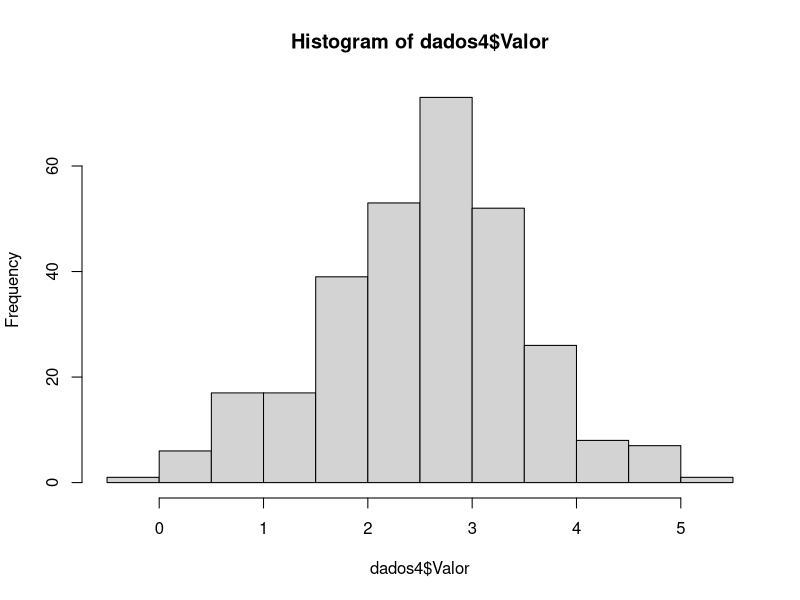
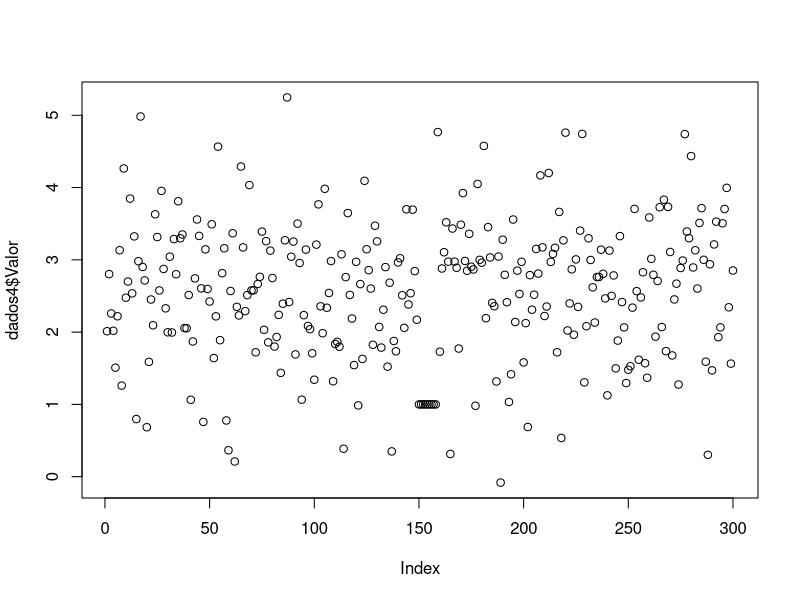
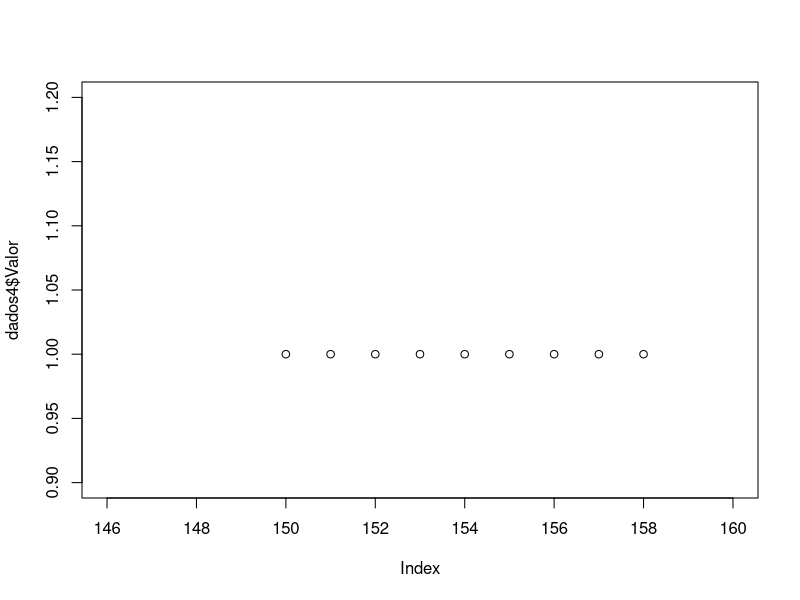
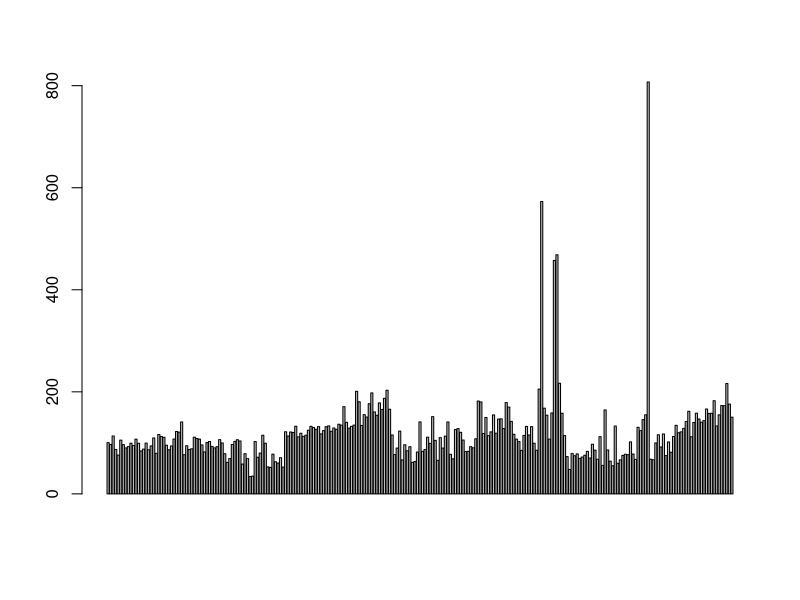
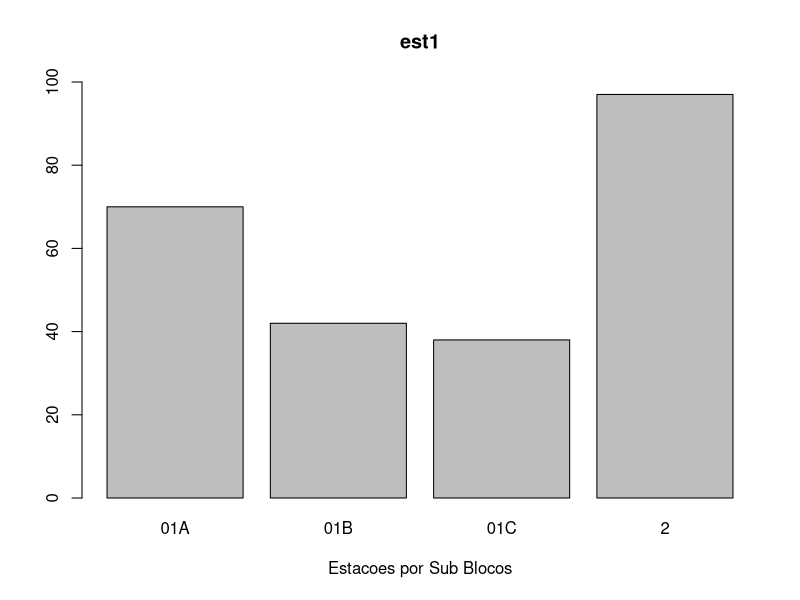
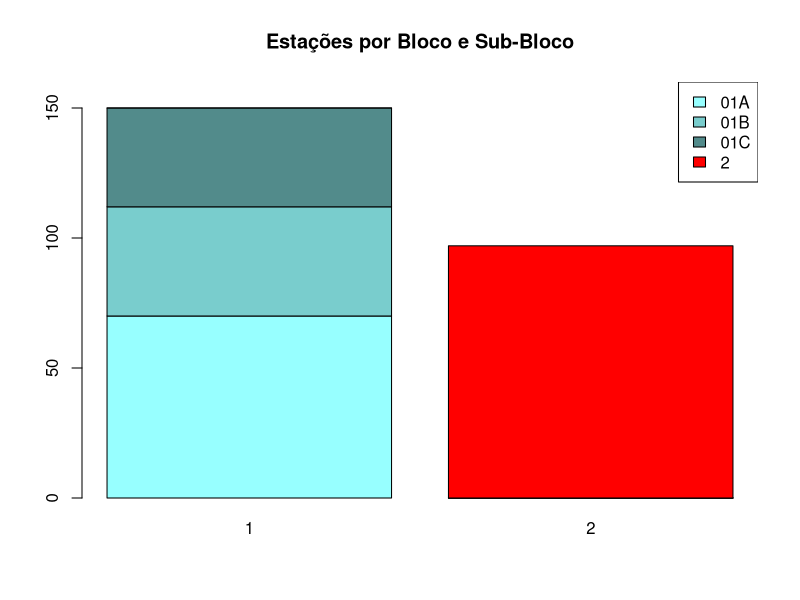
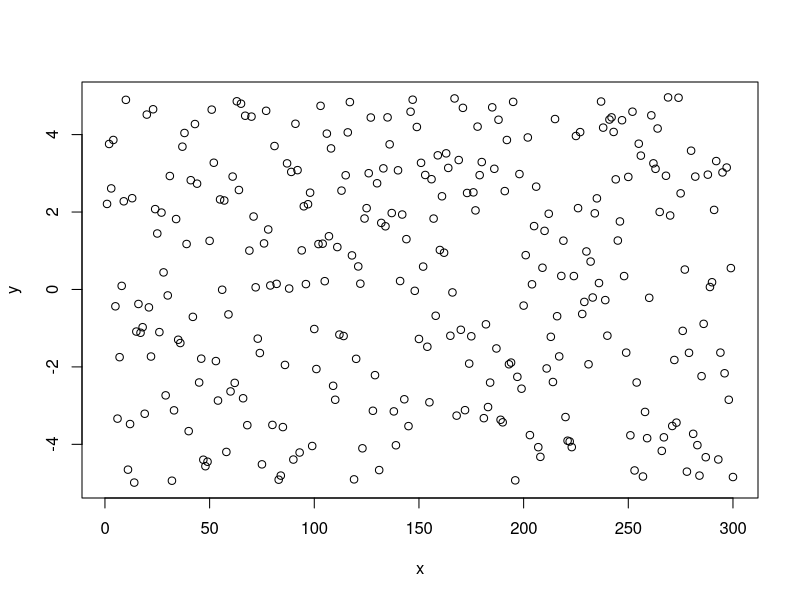
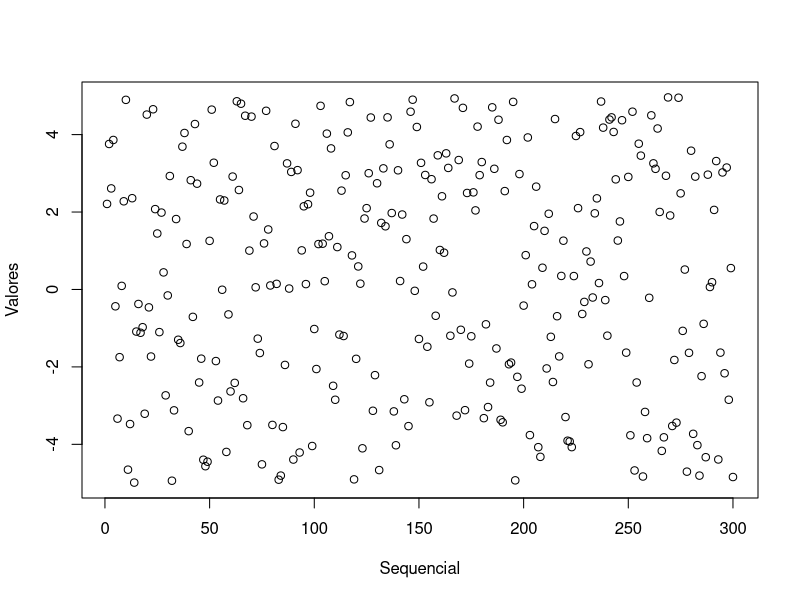

The R script that drew these images, in order:
# ---
# title: "Introdução a Estatística Básica e R(RStudio) - 3a. Parte"
# author: "Walter Humberto Subiza Pina"
# date: "11 de janeiro de 2017"
# ---
  
  ## Gráficos com a função genérica _plot_
  

  
#   O objetivo é mostrar como usar a função plot do pacote base
# para fazer plotagens básicas, como gráfico de variáveis, histogramas e boxplot
# 
# Arquivo de dados externo: "dados4.csv" (formato csv2, sem cabeçalho) e "bloco1.csv"
# 
# quando trabalhamos com graficos é uma boa prática salvar os parámetros gráficos que sao padrão
# 

     
pro<-par(no.readonly=TRUE) 
  
# 
# Experimente na janela 3 (console) o seguinte comando R: **demo(graphics)**
#   Os graficos são úteis?? Vejamos o seguinte exemplo
# 
# Tenho um arquivo com 300 observacoes cuja media esperada é de 2.5, um desvio padrão perto de 1 e 
# uma distribucao esperada  tipo normal. O que podemos analisar?
# Importar dados4.csv, fazer histograma, média e desvio padrão.


 
# importo os dados com read.csv2
dados4 <- read.csv2("dados4.csv", header=T)

# estrutura dos dados e primeiros 6 registros ou linhas...
str(dados4)
head(dados4)

# algumas estatísticas, média, desvio padrão...
mean(dados4$Valor)
sd(dados4$Valor)

# histograma para verificar a normalidade
hist(dados4$Valor, breaks=10)

# analisar resultados, tendência? calcule a mediana
median(dados4$Valor)

# gráfico sequencial, algum valor chama a atenção??
plot(dados4$Valor)

# zoom sobre dados suspeitos
plot(dados4$Valor, xlim=c(146,160), ylim=c(0.9,1.2))
# carregar arquivo selecao.csv (formato 2)
  
### Grafico de barras
# O gráfico de barras não é muito informativo com vetores numericos.


bloco1 <- read.csv2("bloco1.csv")
attach(bloco1)

barplot(H, horiz = F)

# Para dados categoricos oferece mais informação.

conto <- table(Sub.Bloco)
barplot(conto, 
        ylim= c(0,100),
        main="est1", 
        xlab="Estacoes por Sub Blocos")
# horizontal horiz="True"

# Os dados podem ser empilhados, usando uma tabela de dupla entrada, nesse caso, vamos 
# classificar por Bloco e Sub Blocos

conto2 <- table( Sub.Bloco,Bloco)
color <- c("darkslategray1", "darkslategray3", "darkslategray4", "red")

barplot(conto2, 
        ylim = c(0,160),
        col= color,
        main="Estações por Bloco e Sub-Bloco") 

legend("topright", rownames(conto2), fill= color)
 
# Você deve estar-se perguntando como foram escolhidos essas cores especiais, aqui vai a dica...


# > ### DICA PARA ESCOLHER CORES!!!
# >
# > Instale o pacote "colourpicker", carregue-o e execute o comando: colourPicker(numCols = 3), 
# > sendo o numCols =3 a quantidade de cores a escolher, depois abre uma janela adicional para
# > escolher entre muitas opções de cores, quando fechar deve aparecer na console algo como:
# > "navajowhite"  "navajowhite3" "navajowhite4", copie para uma variável e use no script.
# >
  
#     **Vamos graficar!!**
#    Primeiro uma plotagem simples com alguns controles. Simulamos dados, 300 valores 
# consecutivos e aleatorios entre -5 e +5...veja ?runif


 
set.seed(12345) # semente serve para reprodução de valores iguais em dados randómicos (ou  seudo...)

x<-1:300

y<-runif(x,-5,5)

# gráfico simples sem nenhum control específico
plot(x,y)

# vamos colocar nomes nos eixos, parametros: xlab e ylab
plot(x, y, 
     xlab="Sequencial", 
     ylab="Valores")

# a cor e o símbolo são simples de mudar com _col_ e _pch_ 
# veja ?colors e ?pch, palette
plot(x, y, 
     xlab="Sequencial", 
     ylab="Valores", 
     col="red", 
     pch = 25)

# O tamanho do símbolo pode ser mudado com _cex_, experimente valores como 2 e 0.5
plot(x, y, 
     xlab="Sequencial", 
     ylab="Valores", 
     col="red", 
     pch = 25, 
     cex=0.5)

# os limites dos eixos podem ser estabelecidos com _xlim_ e _ylim_
plot(x, y, 
     xlab="Sequencial", 
     ylab="Valores", 
     col="red", 
     pch = 25, 
     cex=0.5,
     ylim=c(-10,10), 
     xlim=c(0,400))

# O título tambem pode ser adicionado (subtitulo também!!)
plot(x, y, 
     xlab="Sequencial", 
     ylab="Valores", 
     col="red", 
     pch = 25, 
     cex=0.5, 
     ylim=c(-10,10), 
     xlim=c(0,400),
     main = "O meu Titulo principal")

# vamos agora controlar um pouco os eixos...
par(pro) # voltamos aos valores padrao de cada parametro

# tamanho dos nomes nos eixos e das etiquetas
par(cex.lab=1.5,cex.axis=1.3)

plot(x, y, 
     xlab="Sequencial",
     ylab="Valores")

# Uma funcao muito útil para ter mais controle dos eixos é  _axis_.
# Dentre outras coisas, com ela podemos mudamos os valores das marcas, tipo de linha, 
# tamanho, espacamento das linhas, cor, etc. 
# 
# Vejamos:
#   
#   Uso da função axis

par(pro) # voltamos aos valores padrao..
plot(x,y,
     xaxt="n") # o valor xaxt="n", impede de plotar o eixo x

axis(side= 1,
     at  = c(seq(0, 300, 25))) # plotar os valores no eixo x de x=0 a 300, cada 25

# Podemos determinar etiquetas texto em determinados valores
par(pro)
plot(x,y,
     xaxt="n",
     yaxt="n")

axis(side= 1,
     at  = c(seq(0, 300, 25))) # plotar os valores no eixo x de x=0 a 300, cada 25

axis(side   = 2,
     at     = c(-4,0,4),
     labels = c("Pequeno","Medio","Grande"))

# a funcao tambem controla a linha e espessura das marcas
par(pro)
plot(x,y,
     xaxt = "n",
     yaxt = "n")

axis(side = 1,
     at   = c(seq(0, 300, 25))) # plotar os valores no eixo x de x=0 a 300, cada 25

axis(side   = 2,
     at     = c(-4,0,4),
     labels = c("Pequeno","Medio","Grande"))

axis(side      = 3,
     at        = c(5,25,75),
     lwd       = 4,
     lwd.ticks = 2,
     col.ticks = "red")

axis(side=3,
     at        = c(150,225,275),
     lwd       = 4,
     lwd.ticks = 2,
     col.ticks = "blue")

abline(v=150)

abline(v=275)

# o se desejar pode tirar toda a borda da plotagem e mostrar apenas os eixos
# note que o R numera os eixos de 1 a 4 em sentido destrogiro a partir da base

plot(x,y,
     bty="n",
     xaxt="n",
     yaxt="n")

axis(side = 3,
     at   = seq(0,300,50),
     lwd  = 3)
axis(side = 4,
     at   = seq(-5,5,2.5),
     lwd  = 3)
  
# 
# 
# **Marcas do eixos, ou etiquetas**
#   
#   Se tem um controle mais fino atraves de par ou axis:
#   
#   - valores positivos fazem as marcas estar dentro do gráfico
# 
# - valores negativos fazem as marcas estar fora do grafico
# 
#   mgp toma tres valores:
#   
#  - o primeiro controla o afastamento entre o grafico e o eixo do titulo
# 
#  - o segundo entre o grafico e o eixo de etiquetas e 
# 
#  - o terceiro entre o grafico e a linha do eixo,
# 
# vejamos no seguinte exemplo com mgp=c(1.5,0,0):
 
par(pro)

par(tcl = 0.4,        #tcl controla o tamanho das marcas e a direção
    mgp = c(1.5,0.2,0)) #

plot(x,y) # experimente com 0.5 e 1
  
# segundo termo
par(tcl = -0.4,
    mgp = c(0.5,2,0))
plot(x,y) # experimente com 0.5

# terceiro termo
par(tcl = 0.4,
    mgp = c(0,0.5,2.7))
plot(x,y) # experimente com 0.5
 

# Um outro exemplo com axis

par(pro)
plot(x,y,
     xaxt = "n",
     yaxt = "n",
     xlab = "",
     ylab = "", 
     main = " Meu Titulo")

axis(side     = 1,
     at       = seq(0,300,50),
     tcl      = 0.4,
     lwd.ticks= 3,
     mgp      = c(0,0.5,0))

#usamos mtext porque o eixo foi desabilitado em plot..
mtext(side = 1,         
      text = "Eixo X: sequencial",
      line = 1.5)

axis(side     = 2,
     at       = seq(-5,5,2.5),
     tcl      = 0.3,
     lwd.ticks= 3 ,
     col.ticks= "orange",
     mgp      = c(0,1,1))

mtext(side=2,
      text="Eixo Y: 300 numeros aleatorios",
      line=2.2)
  
# Vejamos o caso quando temos uma area de plotagem com varios graficos e eixos semelhantes...

par(pro)
par(oma  = c(3,3,3,0),  # parâmetro que estabelece a margem exterior da janela comum
    mar  = c(3,3,2,2),  # parâmetro que estabelece a margem exterior de cada gráfico
    mfrow= c(2,2))      # parâmetro que determina a quantidade e posição dos gráficos

plot(1,1, ylab="", xlab="", type="n")
plot(2,1, ylab="", xlab="", type="n")
plot(1,2, ylab="", xlab="", type="n")
plot(2,2, ylab="", xlab="", type="n")

mtext(text = "Rótulo comum ao eixo x",
      side = 1,
      line = 0,
      outer= TRUE)

mtext(text ="Rótulo comum ao eixo y",
      side = 2,
      line = 0,
      outer= TRUE)
mtext(text ="Vários gráficos numa janela só",
      side = 3,
      line = 0,
      outer= TRUE,
      cex  = 1.5)
  
# Um outro tipo de grafico, o histograma
par(pro)
set.seed(123)
# geramos duas amostras normais, com parametros diferentes, veja ?_rnorm_
x <- rnorm(500, 8, 5)
y <- rnorm(500, 0, 2)
plot(x, xlab="Amostra X")

plot(y, xlab="Amostra Y")
 
hist(x, xlab="Amostra X")
  
hist(x,
     breaks = 20, 
     ylim   = c(0,100), 
     xlab   = "Amostra X",
     main   = " Histograma com 20 intervalos")
  
hist(y,
     breaks = 20, 
     ylim   = c(0,100), 
     xlab   = "Amostra Y",
     main   = " Histograma com 20 intervalos")
  
# Geramos uma distribuicao normal assimetrica a direita
z <- cbind(x,y)

hist(z, 
     breaks = 20,
     main   = "Histograma de distribuição assimétrica à direita")

abline(v   = mean(z),      # graficamos a media da amostra
       col = "blue", 
       lwd = 2) 

abline(v   = median(z),   # graficamos a mediana da amostra
       col = "red", 
       lwd = 2) 
 
# Distribuição à esquerda

x2 <- rnorm(500,-8, 5)
y2 <- rnorm(500, 0, 2)

z2 <- cbind(x2,y2)

hist(z2, 
     breaks = 20,
     main   = "Histograma de distribuição assimétrica à esquerda")

abline(v   = mean(z2), 
       col = "blue", 
       lwd = 2)

abline(v   = median(z2), 
       col = "red", 
       lwd = 2)
  
### Boxplot
# O boxplot faz a plotagem dos 5 numeros, veja ?boxplot

boxplot(z2)

boxplot(z2, 
        horizontal = T, 
        names      = c("Valor1","Valor2"), 
        range      = 1.5, 
        notch      = T)
  

# Vejamos agora como agrupar por fatores, usamos o arquivo selecao..
# 
# boxplot(formula, data = ...), formula x ~ grupos_

selecao <- read.csv2("selecao.csv", header=FALSE)

boxplot(selecao$V2 ~ selecao$V1, data=selecao)
  
# Vamos arrumar os nomes...

boxplot(selecao$V2 ~ selecao$V1, data=selecao, las=2)
 

# E dar uma cor...automatica..

boxplot(selecao$V2 ~ selecao$V1, data=selecao, las=2, col=rainbow(27))
  

# Rampas de cores que podem ser usadas (dentre outras) : heat.colors(), terrain.colors(), topo.colors() e cm.colors(). 
# 
# O pacote RColorBrewer cria cores ou niveis de cinza atraves de gray(). 
# 
# Exemp: gray(0:10/15) produz 10 niveis de cinza.
# 
# 
# Finalmente alguns titulos nos eixos, convenientemente colocados para nao atrapalhar
# ver opcoes de _plot_ e _par_
# 
# e para salvar o gráfico, nada mais simples...


pdf("meu_boxplot.pdf")
par(pro) 
par(tcl=0.4,
    mgp=c(3.5,0.5,0), 
    cex.lab=1.5, 
    mai=c(1,1,0.5,0.5))# primeiro afasta titulo eixo e o segundo afasta campanhas 

boxplot(selecao$V2 ~ selecao$V1, 
        data=selecao, 
        xlab ="Campanhas", 
        ylab ="Metros", 
        las=2, 
        col=rainbow(27))

title(main      = "Meu Boxplot final", 
      cex.main  = 2, 
      font.main = 3)

dev.off()
  
# Esse script executado não produz saída nenhuma, mas grava no diretório de trabalho o gráfico solicitado.
# 
# Pode-se usar também: win.metafile(), png(), jpeg(), bmp(), tiff(), xfig() e postscript()

# FIM DE GRAFICOS 1
